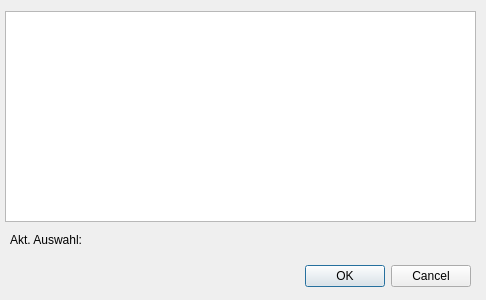
<?xml version="1.0" encoding="UTF-8"?>
<ui version="4.0">
 <class>CMdtWahl</class>
 <widget class="QDialog" name="CMdtWahl">
  <property name="geometry">
   <rect>
    <x>0</x>
    <y>0</y>
    <width>486</width>
    <height>300</height>
   </rect>
  </property>
  <property name="sizePolicy">
   <sizepolicy hsizetype="Fixed" vsizetype="Fixed">
    <horstretch>0</horstretch>
    <verstretch>0</verstretch>
   </sizepolicy>
  </property>
  <property name="minimumSize">
   <size>
    <width>486</width>
    <height>300</height>
   </size>
  </property>
  <property name="maximumSize">
   <size>
    <width>486</width>
    <height>300</height>
   </size>
  </property>
  <property name="windowTitle">
   <string>Dialog</string>
  </property>
  <widget class="QDialogButtonBox" name="buttonBox">
   <property name="geometry">
    <rect>
     <x>130</x>
     <y>260</y>
     <width>341</width>
     <height>32</height>
    </rect>
   </property>
   <property name="orientation">
    <enum>Qt::Horizontal</enum>
   </property>
   <property name="standardButtons">
    <set>QDialogButtonBox::Cancel|QDialogButtonBox::Ok</set>
   </property>
  </widget>
  <widget class="QListWidget" name="tblMandant">
   <property name="geometry">
    <rect>
     <x>5</x>
     <y>11</y>
     <width>471</width>
     <height>211</height>
    </rect>
   </property>
   <property name="editTriggers">
    <set>QAbstractItemView::CurrentChanged|QAbstractItemView::DoubleClicked|QAbstractItemView::SelectedClicked</set>
   </property>
   <property name="tabKeyNavigation">
    <bool>false</bool>
   </property>
   <property name="alternatingRowColors">
    <bool>true</bool>
   </property>
  </widget>
  <widget class="QLabel" name="label">
   <property name="geometry">
    <rect>
     <x>10</x>
     <y>230</y>
     <width>91</width>
     <height>20</height>
    </rect>
   </property>
   <property name="text">
    <string>Akt. Auswahl:</string>
   </property>
  </widget>
  <widget class="QLabel" name="label_2">
   <property name="geometry">
    <rect>
     <x>100</x>
     <y>230</y>
     <width>371</width>
     <height>20</height>
    </rect>
   </property>
   <property name="font">
    <font>
     <pointsize>11</pointsize>
     <weight>75</weight>
     <bold>true</bold>
    </font>
   </property>
   <property name="text">
    <string>&lt;keine&gt;</string>
   </property>
  </widget>
 </widget>
 <resources/>
 <connections>
  <connection>
   <sender>buttonBox</sender>
   <signal>accepted()</signal>
   <receiver>CMdtWahl</receiver>
   <slot>accept()</slot>
   <hints>
    <hint type="sourcelabel">
     <x>248</x>
     <y>254</y>
    </hint>
    <hint type="destinationlabel">
     <x>157</x>
     <y>274</y>
    </hint>
   </hints>
  </connection>
  <connection>
   <sender>buttonBox</sender>
   <signal>rejected()</signal>
   <receiver>CMdtWahl</receiver>
   <slot>reject()</slot>
   <hints>
    <hint type="sourcelabel">
     <x>316</x>
     <y>260</y>
    </hint>
    <hint type="destinationlabel">
     <x>286</x>
     <y>274</y>
    </hint>
   </hints>
  </connection>
 </connections>
</ui>
